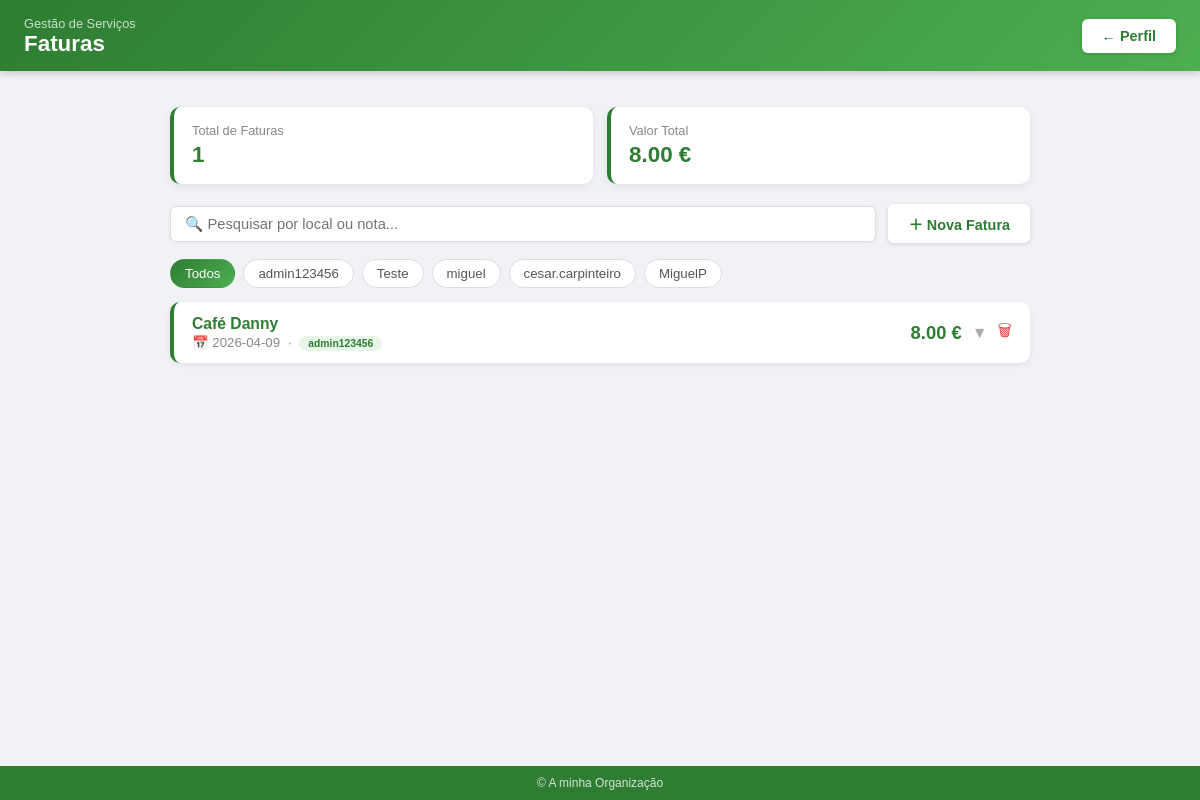
Page /faturas (signed in) on the committed database.
### models.py (models this page shows)
class Usuario(UserMixin, db.Model):
    __tablename__ = 'usuario'
    id = db.Column(db.Integer, primary_key=True)
    nome = db.Column(db.String(30), unique=True)
    senha = db.Column(db.String())
    is_admin = db.Column(db.Boolean, default=False)
    email = db.Column(db.String(120))
    telefone = db.Column(db.String(30))
    nome_completo = db.Column(db.String(200))
    cargo = db.Column(db.String(100))
    org_id = db.Column(db.Integer, db.ForeignKey('organizacao.id'), nullable=True)

class Fatura(db.Model):
    __tablename__ = 'faturas'
    id = db.Column(db.Integer, primary_key=True)
    user_id = db.Column(db.Integer, db.ForeignKey('usuario.id'), nullable=False)
    local = db.Column(db.String(200), nullable=False)
    valor = db.Column(db.Float, nullable=False)
    data = db.Column(db.String(20), nullable=False)
    nota = db.Column(db.String(500), nullable=True)
    ficheiro = db.Column(db.String(300), nullable=True)
    created_at = db.Column(db.String(20), default=lambda: datetime.now().strftime('%d/%m/%Y'))
    org_id = db.Column(db.Integer, db.ForeignKey('organizacao.id'), nullable=True)

### main.py (the view, shortened to what this page needs)
@app.route('/faturas', methods=['GET', 'POST'])
@login_required
def faturas():
    os.makedirs(UPLOAD_FOLDER, exist_ok=True)
    if current_user.is_admin:
        todas = db.session.query(Fatura, Usuario).join(Usuario, Fatura.user_id == Usuario.id).filter(
            Fatura.org_id == current_user.org_id).order_by(Fatura.id.desc()).all()
    else:
        todas = db.session.query(Fatura, Usuario).join(Usuario, Fatura.user_id == Usuario.id).filter(
            Fatura.org_id == current_user.org_id, Fatura.user_id == current_user.id).order_by(Fatura.id.desc()).all()
    usuarios = db.session.query(Usuario).filter_by(org_id=current_user.org_id).all()
    total = sum(f.valor for f, u in todas)
    return render_template('faturas.html', faturas=todas, total=total, usuarios=usuarios)

### main.py (called while the page is built, shortened)
@lm.user_loader
def user_loader(id):
    return db.session.query(Usuario).filter_by(id=id).first()

@app.context_processor
def inject_org():
    try:
        return dict(org_nome='A minha Organização', org=None, tem_mapa=True)
    except:
        return dict(org_nome='A minha Organização', org=None, tem_mapa=True)

### templates/faturas.html (shortened to what this page needs)
<!DOCTYPE html>
<html lang="pt">
<head>
</head>
<body>
    <div class="page-header">
        <div>
            <div class="subtitle">Gestão de Serviços</div>
            <h1>Faturas</h1>
        </div>
        <a href="/perfil">← Perfil</a>
    </div>
    <div class="content">
        <div class="summary-row">
            <div class="summary-card">
                <div class="label">Total de Faturas</div>
                <div class="value" id="totalCount">{{ faturas|length }}</div>
            </div>
            <div class="summary-card">
                <div class="label">Valor Total</div>
                <div class="value" id="totalValue">{{ "%.2f"|format(total) }} €</div>
            </div>
        </div>
        <div class="top-bar">
            <input class="search-bar" type="text" id="searchInput" placeholder="🔍 Pesquisar por local ou nota..." oninput="pesquisar()">
            <button class="toggle-form-btn" onclick="toggleForm()">
                <span id="formIcon">＋</span> Nova Fatura
            </button>
        </div>
        {% if current_user.is_admin or current_user.nome in ['admin123456', 'miguel.pereira'] %}
        <div class="user-filter" id="userFilter">
            <button class="user-filter-btn active" onclick="filtrarUser('todos', this)">Todos</button>
            {% for u in usuarios %}
            <button class="user-filter-btn" onclick="filtrarUser('{{ u.nome }}', this)">{{ u.nome }}</button>
            {% endfor %}
        </div>
        {% endif %}
        <div id="faturasList">
            {% if faturas %}
                {% for fatura, user in faturas %}
                <div class="fatura-card" data-search="{{ fatura.local }} {{ fatura.nota }}" data-user="{{ user.nome }}">
                    <div class="fatura-header">
                        <div class="fatura-info">
                            <div class="fatura-local">{{ fatura.local }}</div>
                            <div class="fatura-sub">
                                📅 {{ fatura.data }}
                                {% if current_user.is_admin or current_user.nome in ['admin123456', 'miguel.pereira'] %}
                                &nbsp;·&nbsp; <span class="user-badge">{{ user.nome }}</span>
                                {% endif %}
                            </div>
                        </div>
                        <div class="fatura-valor">{{ "%.2f"|format(fatura.valor) }} €</div>
                        <div class="fatura-actions">
                            {% if fatura.nota or fatura.ficheiro %}
                            <button class="toggle-nota-btn" onclick="toggleNota(this)">▼</button>
                            {% endif %}
                            <form method="POST" action="/faturas/delete/{{ fatura.id }}" style="margin:0;" id="delFatura-{{ fatura.id }}">
                                <button type="button" class="delete-btn" onclick="openModal('delFatura-{{ fatura.id }}')">🗑</button>
                            </form>
                        </div>
                    </div>
                </div>
                {% endfor %}
            {% else %}
                <div class="no-results">Ainda não há faturas registadas.</div>
            {% endif %}
        </div>
    </div>
    <footer>&copy; {{ org_nome }}</footer>
</body>
</html>

### templates/faturas.html (style rules this page uses)
* { box-sizing: border-box; margin: 0; padding: 0; }
body { font-family: 'Arial', sans-serif; background-color: #f0f2f5; padding-bottom: 60px; }
.page-header { background: linear-gradient(135deg, #2e7d32, #4CAF50); padding: 14px 24px; display: flex; align-items: center; justify-content: space-between; box-shadow: 0 2px 8px rgba(0,0,0,0.2); }
.page-header h1 { font-size: 1.4em; color: white; font-weight: 700; }
.page-header .subtitle { font-size: 0.8em; color: rgba(255,255,255,0.75); margin-top: 2px; }
.page-header a { padding: 9px 20px; background: white; color: #2e7d32; text-decoration: none; border-radius: 6px; font-size: 0.9em; font-weight: bold; box-shadow: 0 1px 4px rgba(0,0,0,0.15); transition: background 0.2s; }
.content { max-width: 900px; margin: 36px auto; padding: 0 20px; }
.top-bar { display: flex; justify-content: space-between; align-items: center; margin-bottom: 16px; gap: 12px; flex-wrap: wrap; }
.search-bar { flex: 1; min-width: 200px; padding: 9px 14px; border: 1px solid #ddd; border-radius: 6px; font-size: 0.92em; background: white; box-shadow: 0 1px 4px rgba(0,0,0,0.06); }
.toggle-form-btn { padding: 9px 20px; background: white; color: #2e7d32; border: none; border-radius: 6px; font-size: 0.9em; font-weight: bold; cursor: pointer; box-shadow: 0 1px 4px rgba(0,0,0,0.15); white-space: nowrap; transition: background 0.2s; }
.summary-row { display: flex; gap: 14px; margin-bottom: 20px; flex-wrap: wrap; }
.summary-card { flex: 1; min-width: 140px; background: white; border-radius: 10px; padding: 16px 18px; box-shadow: 0 2px 8px rgba(0,0,0,0.07); border-left: 4px solid #2e7d32; }
.summary-card .label { font-size: 0.8em; color: #888; margin-bottom: 4px; }
.summary-card .value { font-size: 1.4em; font-weight: bold; color: #2e7d32; }
.user-filter { display: flex; gap: 8px; flex-wrap: wrap; margin-bottom: 14px; }
.user-filter-btn { padding: 6px 14px; border: 1px solid #ddd; background: white; border-radius: 20px; font-size: 0.83em; cursor: pointer; color: #555; transition: all 0.2s; }
.user-filter-btn.active { background: linear-gradient(135deg, #2e7d32, #4CAF50); color: white; border-color: transparent; }
.fatura-card { background: white; border-radius: 10px; margin-bottom: 10px; overflow: hidden; box-shadow: 0 2px 6px rgba(0,0,0,0.07); border-left: 4px solid #2e7d32; }
.fatura-header { padding: 13px 18px; display: flex; justify-content: space-between; align-items: center; gap: 10px; }
.fatura-info { flex: 1; }
.fatura-local { font-weight: bold; color: #2e7d32; font-size: 0.98em; }
.fatura-sub { font-size: 0.83em; color: #888; margin-top: 2px; }
.fatura-valor { font-size: 1.15em; font-weight: bold; color: #2e7d32; white-space: nowrap; }
.fatura-actions { display: flex; align-items: center; gap: 10px; }
.toggle-nota-btn { background: none; border: none; color: #aaa; font-size: 1em; cursor: pointer; transition: transform 0.3s; padding: 0; line-height: 1; }
.delete-btn { background: none; border: none; color: #e53935; font-size: 1em; cursor: pointer; padding: 0; transition: transform 0.2s; }
.user-badge { background: #e8f5e9; color: #2e7d32; padding: 2px 9px; border-radius: 10px; font-size: 0.78em; font-weight: bold; white-space: nowrap; }
footer { text-align: center; padding: 10px; background: #2e7d32; color: rgba(255,255,255,0.8); font-size: 12px; position: fixed; bottom: 0; width: 100%; }

### rows in the picture
Usuario: nome "admin123456"
Usuario: nome "Teste"
Usuario: nome "miguel"
Usuario: nome "cesar.carpinteiro"
Usuario: nome "MiguelP"
Fatura: local "Café Danny", data "2026-04-09", nome "admin123456", valor "8.00"

### other values in the picture
{{ faturas|length }} "1"
{{ "%.2f"|format(total) }} "8.00"
{{ org_nome }} "A minha Organização"
